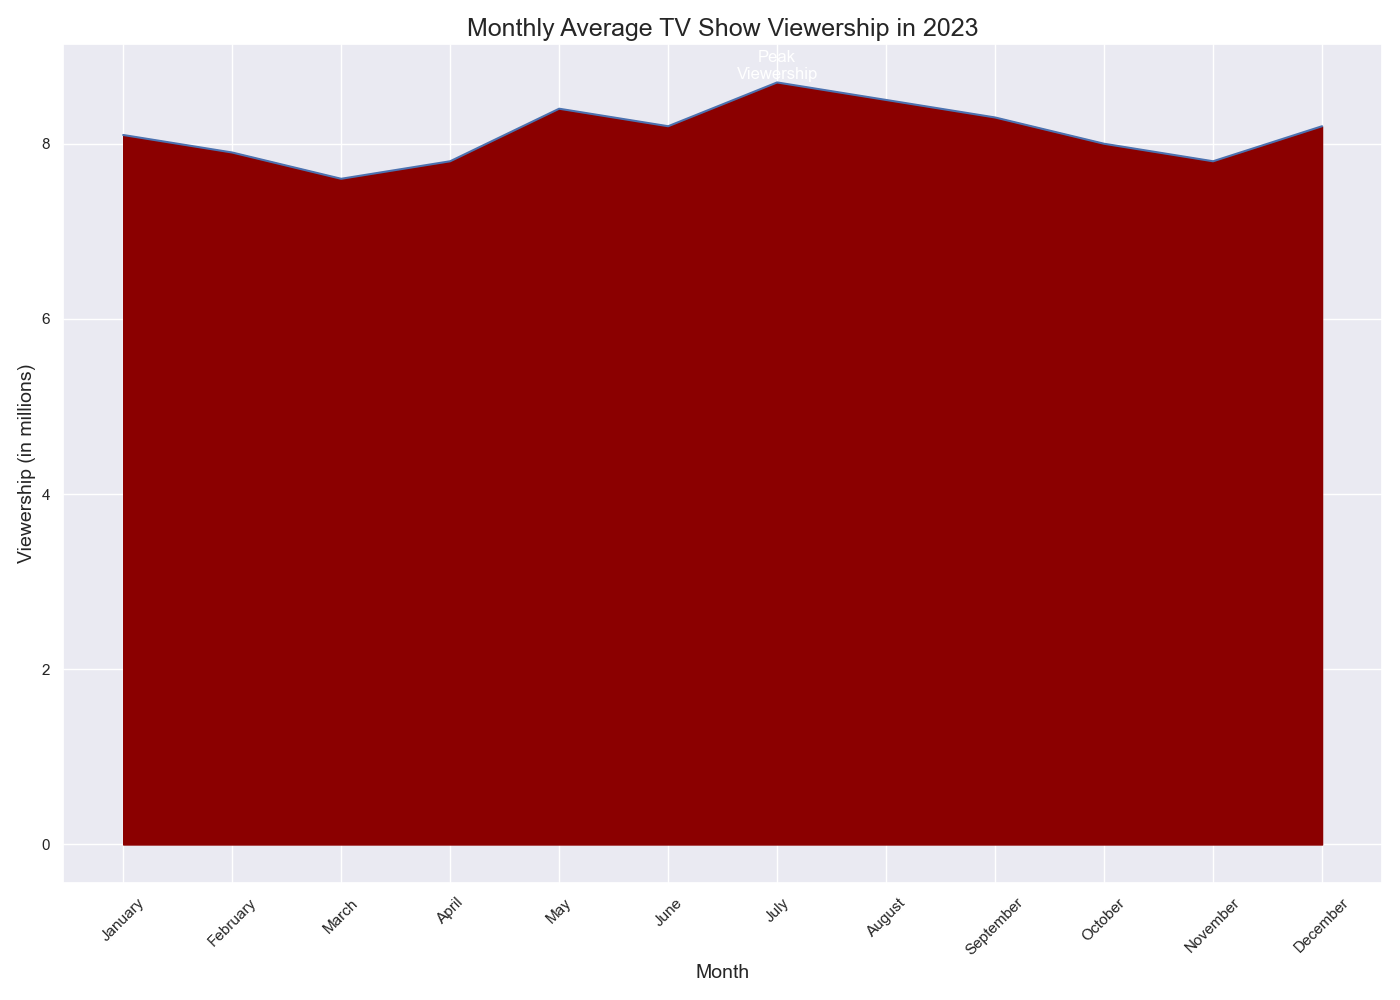

Recreate this plot in Python.

import pandas as pd
import seaborn as sns
import matplotlib.pyplot as plt

# Data
data = {
    'Month': ['January', 'February', 'March', 'April', 'May', 'June', 'July', 'August', 'September', 'October', 'November', 'December'],
    'Viewership': [8.1, 7.9, 7.6, 7.8, 8.4, 8.2, 8.7, 8.5, 8.3, 8.0, 7.8, 8.2]
}
df = pd.DataFrame(data)

# Set the figure size
plt.figure(figsize=(14, 10))

# Create an area chart
sns.lineplot(data=df, x='Month', y='Viewership', sort=False, lw=1.5)
plt.fill_between(df.Month, df.Viewership, color="#8B0000")

# Assign annotation
plt.text(df.Month[df.Viewership.idxmax()], df.Viewership.max(), 'Peak\nViewership', horizontalalignment='center', verticalalignment='bottom', fontsize=12, color='white')

# Customize the plot with title, labels, and limit
plt.title('Monthly Average TV Show Viewership in 2023', fontsize=18)
plt.xlabel('Month', fontsize=14)
plt.ylabel('Viewership (in millions)', fontsize=14)

# Customize x-axis
plt.xticks(rotation=45)

# Show the plot
plt.tight_layout()
plt.show()
